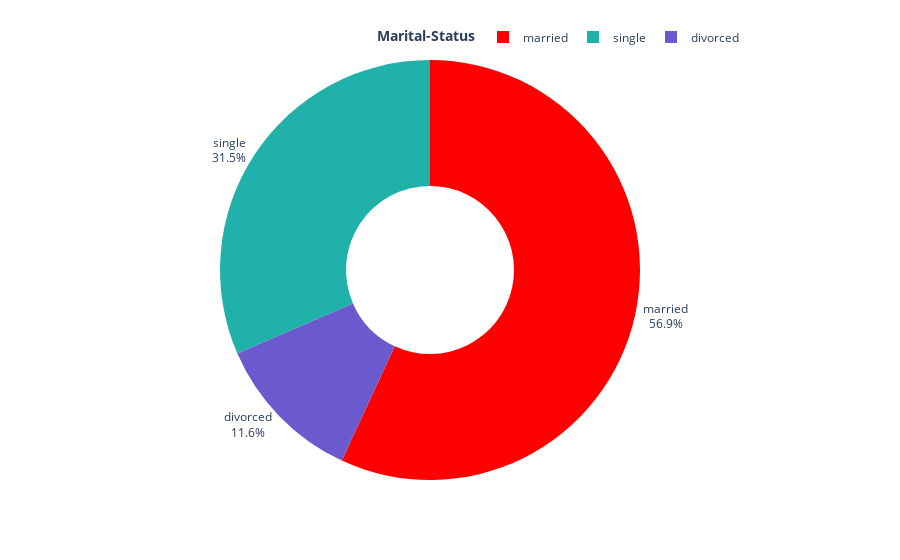

The code cell stored with this chart in its notebook:
### Code cell
marital_counts = data['marital'].value_counts().reset_index()
marital_counts.columns = ['Marital-Status', 'Count']
fig = px.pie(marital_counts,  names='Marital-Status',  values='Count',  hole=0.4,  template='plotly_white',
             color_discrete_sequence=['Red', 'LightSeaGreen', 'SlateBlue'] )

# Step 4: Update the layout with centered title and legend customization
fig.update_layout( title_x=0.5, showlegend=True, legend_title_text='<b>Marital-Status', legend=dict( orientation='h',yanchor='bottom',y=1.02, xanchor='right',x=1))

# Step 5: Update traces with text position and display information
fig.update_traces( textposition='outside',  textinfo='percent+label')

# Step 6: Display the figure
fig.show()

### Figure 1 — Plotly figure (JSON) as saved in the notebook; plotly's stock layout.template omitted (floating-point values rounded to 4 significant figures)
{"data": [{"domain": {"x": [0, 1], "y": [0, 1]}, "hole": 0.4, "hovertemplate": "Marital-Status=%{label}<br>Count=%{value}<extra></extra>", "labels": ["married", "single", "divorced"], "legendgroup": "", "name": "", "showlegend": true, "textinfo": "percent+label", "textposition": "outside", "type": "pie", "values": [6351, 3518, 1293]}], "layout": {"legend": {"orientation": "h", "title": {"text": "<b>Marital-Status"}, "tracegroupgap": 0, "x": 1, "xanchor": "right", "y": 1.02, "yanchor": "bottom"}, "margin": {"t": 60}, "piecolorway": ["Red", "LightSeaGreen", "SlateBlue"], "showlegend": true, "title": {"x": 0.5}}}
